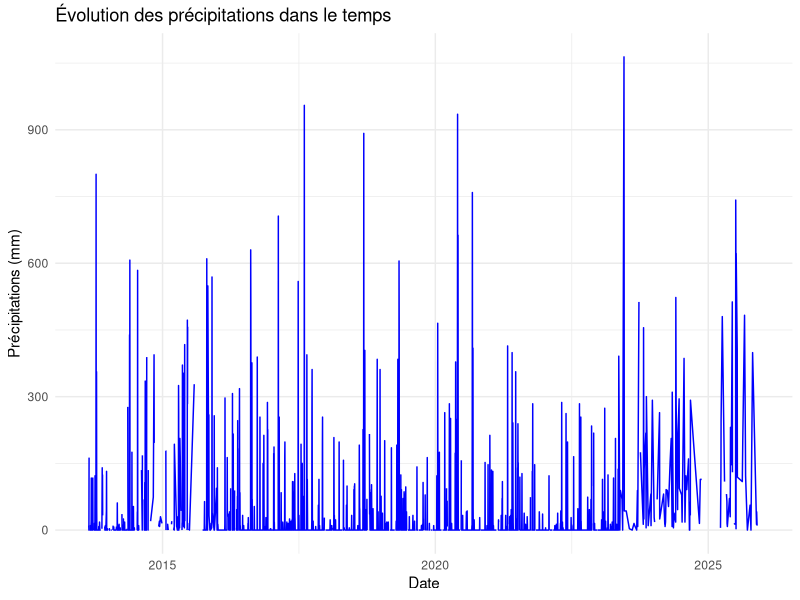
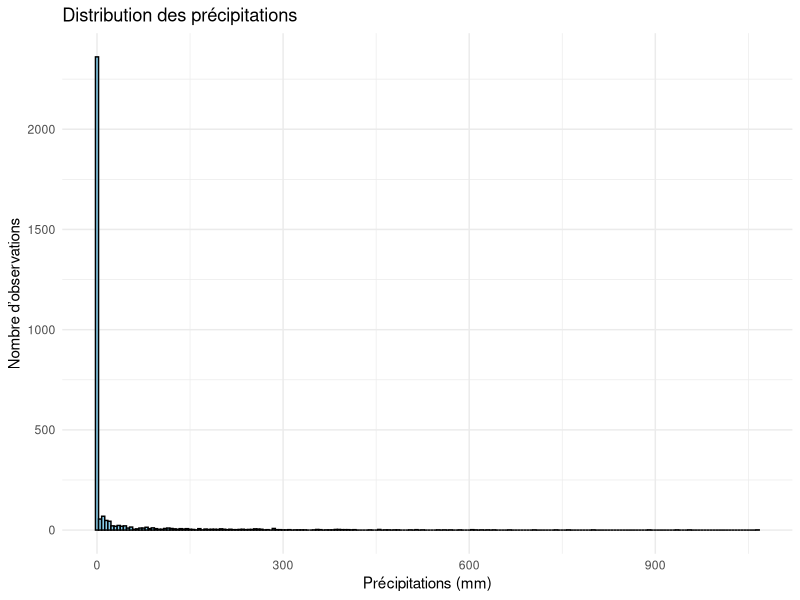
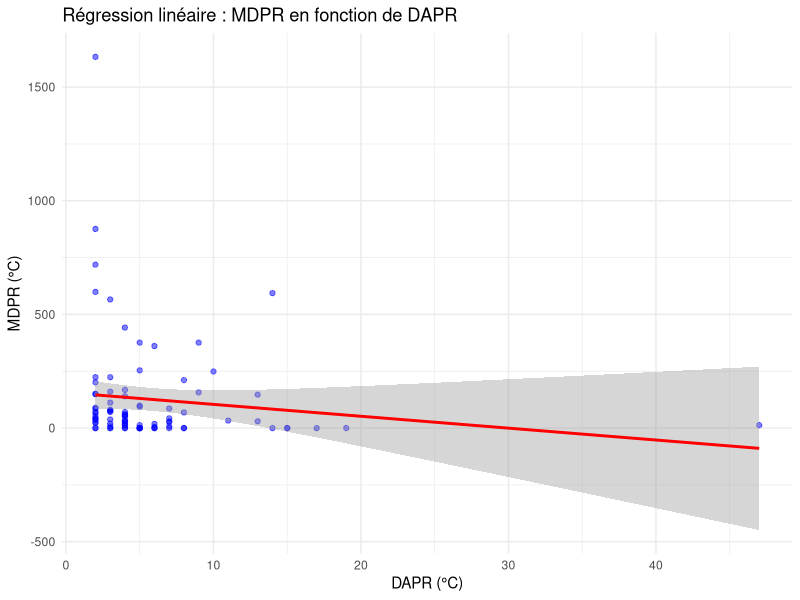

Here is the R script that generated these plots, in order:
## ---- chunk 1
# Installer les packages si nécessaire
if (!require("tidyverse")) install.packages("tidyverse")
if (!require("lubridate")) install.packages("lubridate")

# Charger les packages
library(tidyverse)
library(lubridate)

# Lire le dataset
weather <- read_csv("data/US1TXGS0046.csv", show_col_types = FALSE)

## ---- chunk 2
knitr::kable(
  head(weather, 10),
  caption = "Aperçu des 10 premières observations du dataset météo"
)
## ---- chunk 3
dim(weather)
## ---- chunk 4
summary(weather %>% select(PRCP, SNOW, DAPR, MDPR))

weather %>%
ggplot(aes(x = DATE, y = PRCP)) +
geom_line(color = "blue") +
labs(
title = "Évolution des précipitations dans le temps",
x = "Date",
y = "Précipitations (mm)"
) +
theme_minimal()

weather %>%
ggplot(aes(x = PRCP)) +
geom_histogram(binwidth = 5, fill = "skyblue", color = "black") +
labs(
title = "Distribution des précipitations",
x = "Précipitations (mm)",
y = "Nombre d’observations"
) +
theme_minimal()


weather %>%
select(PRCP, SNOW, DAPR, MDPR) %>%
cor(use = "complete.obs")

## ---- chunk 5
weather <- weather %>%
mutate(
PRCP = as.numeric(PRCP),
SNOW = as.numeric(SNOW),
DAPR = as.numeric(DAPR),
MDPR = as.numeric(MDPR)
)
## ---- chunk 6
shapiro_test <- shapiro.test(na.omit(weather$PRCP))
shapiro_test
## ---- chunk 7
weather <- weather %>% mutate(Month = month(DATE))
## ---- chunk 8
jan_prcp <- weather %>% filter(Month == 1) %>% pull(PRCP)
jul_prcp <- weather %>% filter(Month == 7) %>% pull(PRCP)

t_test_result <- t.test(jan_prcp, jul_prcp, alternative = "two.sided", var.equal = FALSE)
t_test_result
## ---- chunk 9
weather_lm <- weather %>%
drop_na(DAPR, MDPR)

model <- lm(MDPR ~ DAPR, data = weather_lm)
summary(model)
## ---- chunk 10
ggplot(weather_lm, aes(x = DAPR, y = MDPR)) +
geom_point(color = "blue", alpha = 0.5) +
geom_smooth(method = "lm", color = "red") +
labs(
title = "Régression linéaire : MDPR en fonction de DAPR",
x = "DAPR (°C)",
y = "MDPR (°C)"
) +
theme_minimal()
## ---- chunk 11
cor(weather_lm$DAPR, weather_lm$MDPR, use = "complete.obs")
